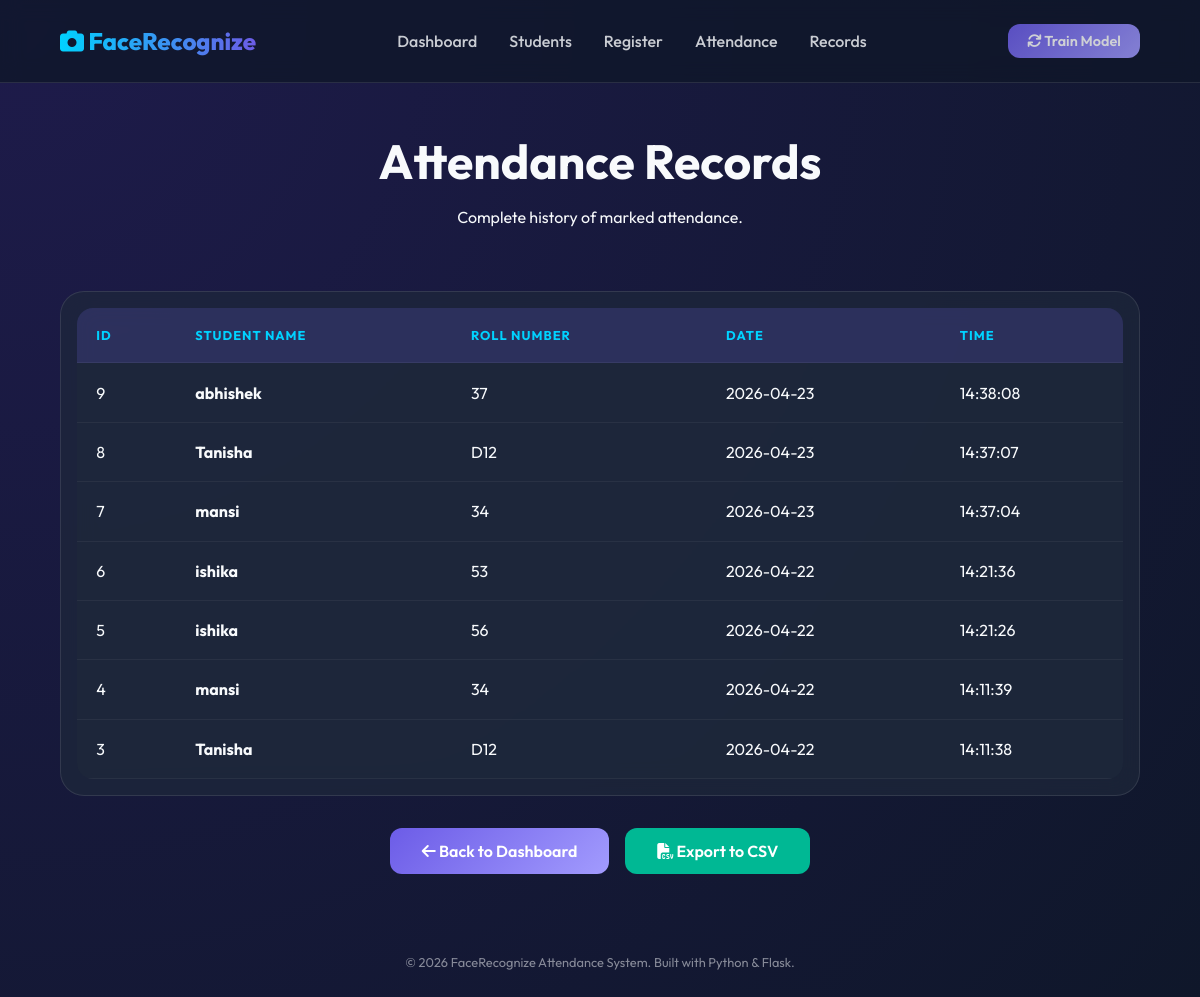
Page /view_attendance on the committed database.
### tables this page shows
CREATE TABLE attendance (
            id INTEGER PRIMARY KEY AUTOINCREMENT,
            student_id INTEGER,
            date TEXT NOT NULL,
            time TEXT NOT NULL,
            FOREIGN KEY (student_id) REFERENCES students (id)
        );

CREATE TABLE students (
            id INTEGER PRIMARY KEY AUTOINCREMENT,
            name TEXT NOT NULL,
            roll_number TEXT UNIQUE NOT NULL
        );

### app.py (the view)
@app.route('/view_attendance')
def view_attendance():
    records = get_attendance_report()
    return render_template('view.html', records=records)

### database.py (called while the page is built)
def get_attendance_report():
    conn = sqlite3.connect(DB_PATH)
    cursor = conn.cursor()
    cursor.execute('''
        SELECT a.id, s.name, s.roll_number, a.date, a.time
        FROM attendance a
        JOIN students s ON a.student_id = s.id
        ORDER BY a.date DESC, a.time DESC
    ''')
    records = cursor.fetchall()
    conn.close()
    return records

### templates/view.html
{% extends 'layout.html' %}
{% block content %}
<div class="hero">
    <h2>Attendance Records</h2>
    <p>Complete history of marked attendance.</p>
</div>
<div class="card" style="padding: 1rem;">
    <table>
        <thead>
            <tr>
                <th>ID</th>
                <th>Student Name</th>
                <th>Roll Number</th>
                <th>Date</th>
                <th>Time</th>
            </tr>
        </thead>
        <tbody>
            {% for record in records %}
            <tr>
                <td>{{ record[0] }}</td>
                <td><strong>{{ record[1] }}</strong></td>
                <td>{{ record[2] }}</td>
                <td>{{ record[3] }}</td>
                <td>{{ record[4] }}</td>
            </tr>
            {% else %}
            <tr>
                <td colspan="5" style="text-align: center; padding: 3rem; opacity: 0.5;">No records found. Start marking attendance!</td>
            </tr>
            {% endfor %}
        </tbody>
    </table>
</div>
<div style="text-align: center; margin-top: 2rem; display: flex; justify-content: center; gap: 1rem;">
    <a href="{{ url_for('index') }}" class="btn btn-primary"><i class="fas fa-arrow-left"></i> Back to Dashboard</a>
    <a href="{{ url_for('export_csv') }}" class="btn btn-primary" style="background: var(--success);"><i class="fas fa-file-csv"></i> Export to CSV</a>
</div>
{% endblock %}

### static/css/style.css (style rules this page uses)
:root { --primary: #6c5ce7; --secondary: #a29bfe; --bg: #0f172a; --card-bg: rgba(30, 41, 59, 0.7); --text: #f8fafc; --accent: #00d2ff; --success: #00b894; --danger: #d63031; }
* { margin: 0; padding: 0; box-sizing: border-box; }
body { font-family: 'Outfit', sans-serif; background: radial-gradient(circle at top left, #1e1b4b, #0f172a); color: var(--text); min-height: 100vh; display: flex; flex-direction: column; }
.hero { text-align: center; margin-bottom: 4rem; }
.hero h2 { font-size: 3rem; margin-bottom: 1rem; }
.card { background: var(--card-bg); padding: 2rem; border-radius: 24px; border: 1px solid rgba(255, 255, 255, 0.1); backdrop-filter: blur(16px); transition: transform 0.3s, box-shadow 0.3s; text-align: center; }
.btn { display: inline-block; padding: 0.8rem 2rem; border-radius: 12px; text-decoration: none; font-weight: 600; transition: 0.3s; cursor: pointer; border: none; font-family: inherit; }
.btn-primary { background: linear-gradient(135deg, var(--primary), var(--secondary)); color: white; }
table { width: 100%; border-collapse: collapse; background: var(--card-bg); border-radius: 16px; overflow: hidden; }
th, td { padding: 1.2rem; text-align: left; border-bottom: 1px solid rgba(255, 255, 255, 0.05); }
th { background: rgba(108, 92, 231, 0.2); color: var(--accent); text-transform: uppercase; font-size: 0.8rem; letter-spacing: 1px; }

### rows in the picture
attendance: id "9", name "abhishek", roll_number "37", date "2026-04-23", time "14:38:08"
attendance: id "8", name "Tanisha", roll_number "D12", date "2026-04-23", time "14:37:07"
attendance: id "7", name "mansi", roll_number "34", date "2026-04-23", time "14:37:04"
attendance: id "6", name "ishika", roll_number "53", date "2026-04-22", time "14:21:36"
attendance: id "5", name "ishika", roll_number "56", date "2026-04-22", time "14:21:26"
attendance: id "4", name "mansi", roll_number "34", date "2026-04-22", time "14:11:39"
attendance: id "3", name "Tanisha", roll_number "D12", date "2026-04-22", time "14:11:38"
